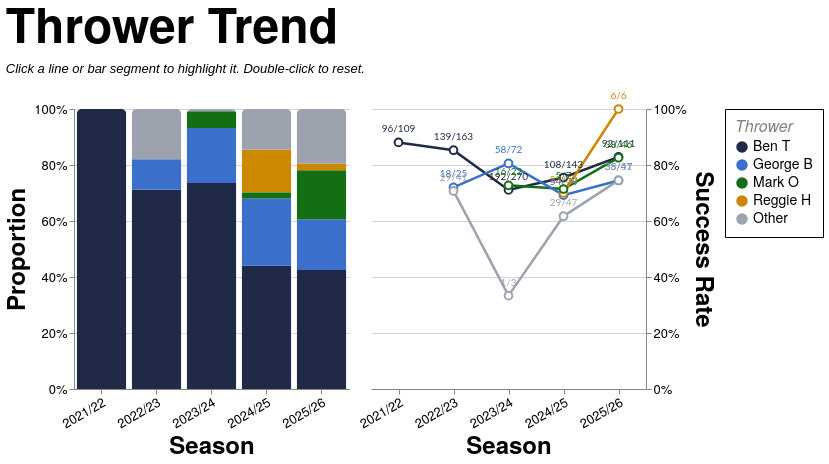

Write a Vega-Lite specification for this figure.
### Vega-Lite specification from a JSON file in a GitHub repository (floating-point values rounded to 4 significant figures; data arrays with more than 128 entries replaced by an {"elided": "..."} marker saying what was removed)
{"config": {"axis": {"labelFont": "PT Sans Narrow, Helvetica Neue, Helvetica, Arial, sans-serif", "titleFont": "PT Sans Narrow, Helvetica Neue, Helvetica, Arial, sans-serif", "labelFontSize": 13, "titleFontSize": 24, "gridColor": "#202947", "gridOpacity": 0.2, "zindex": 1}, "text": {"font": "Lato, sans-serif"}, "bar": {"cornerRadiusEnd": 5}, "header": {"labelFont": "PT Sans Narrow, Helvetica Neue, Helvetica, Arial, sans-serif", "titleFont": "PT Sans Narrow, Helvetica Neue, Helvetica, Arial, sans-serif", "labelFontSize": 24, "titleFontSize": 28, "labelFontWeight": "bold", "orient": "left"}, "legend": {"labelFont": "PT Sans Narrow, Helvetica Neue, Helvetica, Arial, sans-serif", "titleFont": "PT Sans Narrow, Helvetica Neue, Helvetica, Arial, sans-serif", "labelFontSize": 14, "titleFontSize": 16, "titlePadding": 5, "fillColor": "white", "strokeColor": "black", "padding": 10, "titleFontWeight": "lighter", "titleFontStyle": "italic", "titleColor": "gray", "offset": 10}, "title": {"font": "PT Sans Narrow, Helvetica Neue, Helvetica, Arial, sans-serif", "fontSize": 48, "fontWeight": "bold", "anchor": "start", "align": "center", "titlePadding": 20, "subtitlePadding": 10, "subtitleFontSize": 13, "subtitleColor": "", "subtitleFontStyle": "italic", "offset": 15, "color": "black"}, "axisX": {"labelAngle": 0}, "facet": {"title": null, "header": null, "align": {"row": "each", "column": "each"}}, "resolve": {"scale": {"y": "independent", "facet": "independent"}}, "background": "transparent", "scale": {"offsetBandPaddingOuter": 0.2, "offsetBandPaddingInner": 0.1}, "view": {"stroke": null, "background": "transparent"}}, "hconcat": [{"mark": {"type": "bar", "opacity": 0.85}, "encoding": {"color": {"field": "thrower_tier", "scale": {"domain": ["Ben T", "George B", "Mark O", "Reggie H", "Other"], "range": ["#202946", "#3a6fcc", "#146f14", "#cc8800", "#9ca3af"]}, "title": "Thrower", "type": "nominal"}, "opacity": {"condition": {"param": "param_13", "value": 1.0, "empty": true}, "value": 0.2}, "order": {"field": "tier_sort_order", "sort": "ascending", "type": "quantitative"}, "tooltip": [{"field": "season", "title": "Season", "type": "nominal"}, {"field": "thrower_tier_name", "title": "Thrower", "type": "nominal"}, {"field": "attempts", "format": ",.0f", "title": "Attempts", "type": "quantitative"}, {"field": "won", "format": ",.0f", "title": "Won", "type": "quantitative"}, {"field": "success_rate", "format": ".1%", "title": "Success Rate", "type": "quantitative"}], "x": {"axis": {"labelAngle": -30}, "field": "season", "sort": ["2021/22", "2022/23", "2023/24", "2024/25", "2025/26"], "title": "Season", "type": "nominal"}, "y": {"axis": {"format": "%", "orient": "left"}, "field": "attempts", "stack": "normalize", "title": "Proportion", "type": "quantitative"}}, "height": 280, "name": "view_12", "transform": [{"filter": "(loSquad == 'All' || datum.squad == loSquad) && (loGameType == 'All' || (loGameType == 'League + Cup' && (datum.game_type == 'League' || datum.game_type == 'Cup')) || (loGameType == 'League only' && datum.game_type == 'League') || datum.game_type == loGameType) && (loJumper == 'All' || datum.jumper == loJumper) && (loArea == 'All' || datum.area == loArea) && (loNumbers == 'All' || datum.numbers == loNumbers)"}, {"aggregate": [{"op": "count", "as": "attempts"}, {"op": "sum", "field": "won", "as": "won"}], "groupby": ["season", "thrower_tier", "thrower_tier_name"]}, {"joinaggregate": [{"op": "sum", "field": "attempts", "as": "season_attempts"}], "groupby": ["season"]}, {"calculate": "datum.attempts / datum.season_attempts", "as": "norm_count"}, {"calculate": "datum.won / datum.attempts", "as": "success_rate"}, {"calculate": "datum.won + '/' + datum.attempts", "as": "won_attempts_label"}, {"calculate": "datum.thrower_tier == 'Ben T' ? 0 : datum.thrower_tier == 'George B' ? 1 : datum.thrower_tier == 'Mark O' ? 2 : datum.thrower_tier == 'Reggie H' ? 3 : 999", "as": "tier_sort_order"}], "width": {"step": 55}}, {"layer": [{"mark": {"type": "line", "point": {"fill": "white", "filled": false, "size": 60}, "strokeWidth": 2.5}, "encoding": {"color": {"field": "thrower_tier", "scale": {"domain": ["Ben T", "George B", "Mark O", "Reggie H", "Other"], "range": ["#202946", "#3a6fcc", "#146f14", "#cc8800", "#9ca3af"]}, "title": "Thrower", "type": "nominal"}, "detail": {"field": "thrower_tier", "type": "nominal"}, "opacity": {"condition": {"param": "param_13", "value": 1.0, "empty": true}, "value": 0.2}, "tooltip": [{"field": "season", "title": "Season", "type": "nominal"}, {"field": "thrower_tier_name", "title": "Thrower", "type": "nominal"}, {"field": "attempts", "format": ",.0f", "title": "Attempts", "type": "quantitative"}, {"field": "won", "format": ",.0f", "title": "Won", "type": "quantitative"}, {"field": "success_rate", "format": ".1%", "title": "Success Rate", "type": "quantitative"}], "x": {"axis": {"labelAngle": -30}, "field": "season", "sort": ["2021/22", "2022/23", "2023/24", "2024/25", "2025/26"], "title": "Season", "type": "nominal"}, "y": {"axis": {"format": "%", "orient": "right"}, "field": "success_rate", "scale": {"domainMax": 1, "nice": true}, "title": "Success Rate", "type": "quantitative"}}, "name": "view_11", "transform": [{"filter": "(loSquad == 'All' || datum.squad == loSquad) && (loGameType == 'All' || (loGameType == 'League + Cup' && (datum.game_type == 'League' || datum.game_type == 'Cup')) || (loGameType == 'League only' && datum.game_type == 'League') || datum.game_type == loGameType) && (loJumper == 'All' || datum.jumper == loJumper) && (loArea == 'All' || datum.area == loArea) && (loNumbers == 'All' || datum.numbers == loNumbers)"}, {"aggregate": [{"op": "count", "as": "attempts"}, {"op": "sum", "field": "won", "as": "won"}], "groupby": ["season", "thrower_tier", "thrower_tier_name"]}, {"joinaggregate": [{"op": "sum", "field": "attempts", "as": "season_attempts"}], "groupby": ["season"]}, {"calculate": "datum.attempts / datum.season_attempts", "as": "norm_count"}, {"calculate": "datum.won / datum.attempts", "as": "success_rate"}, {"calculate": "datum.won + '/' + datum.attempts", "as": "won_attempts_label"}, {"calculate": "datum.thrower_tier == 'Ben T' ? 0 : datum.thrower_tier == 'George B' ? 1 : datum.thrower_tier == 'Mark O' ? 2 : datum.thrower_tier == 'Reggie H' ? 3 : 999", "as": "tier_sort_order"}]}, {"mark": {"type": "text", "align": "center", "baseline": "bottom", "dy": -8, "fontSize": 10}, "encoding": {"color": {"field": "thrower_tier", "scale": {"domain": ["Ben T", "George B", "Mark O", "Reggie H", "Other"], "range": ["#202946", "#3a6fcc", "#146f14", "#cc8800", "#9ca3af"]}, "title": "Thrower", "type": "nominal"}, "detail": {"field": "thrower_tier", "type": "nominal"}, "opacity": {"condition": {"param": "param_13", "value": 1.0, "empty": true}, "value": 0.2}, "text": {"field": "won_attempts_label", "type": "nominal"}, "x": {"axis": {"labelAngle": -30}, "field": "season", "sort": ["2021/22", "2022/23", "2023/24", "2024/25", "2025/26"], "title": "Season", "type": "nominal"}, "y": {"axis": {"format": "%", "orient": "right"}, "field": "success_rate", "scale": {"domainMax": 1, "nice": true}, "title": "Success Rate", "type": "quantitative"}}, "transform": [{"filter": "(loSquad == 'All' || datum.squad == loSquad) && (loGameType == 'All' || (loGameType == 'League + Cup' && (datum.game_type == 'League' || datum.game_type == 'Cup')) || (loGameType == 'League only' && datum.game_type == 'League') || datum.game_type == loGameType) && (loJumper == 'All' || datum.jumper == loJumper) && (loArea == 'All' || datum.area == loArea) && (loNumbers == 'All' || datum.numbers == loNumbers)"}, {"aggregate": [{"op": "count", "as": "attempts"}, {"op": "sum", "field": "won", "as": "won"}], "groupby": ["season", "thrower_tier", "thrower_tier_name"]}, {"joinaggregate": [{"op": "sum", "field": "attempts", "as": "season_attempts"}], "groupby": ["season"]}, {"calculate": "datum.attempts / datum.season_attempts", "as": "norm_count"}, {"calculate": "datum.won / datum.attempts", "as": "success_rate"}, {"calculate": "datum.won + '/' + datum.attempts", "as": "won_attempts_label"}, {"calculate": "datum.thrower_tier == 'Ben T' ? 0 : datum.thrower_tier == 'George B' ? 1 : datum.thrower_tier == 'Mark O' ? 2 : datum.thrower_tier == 'Reggie H' ? 3 : 999", "as": "tier_sort_order"}]}], "height": 280, "width": {"step": 55}}], "data": {"name": "data-770c0a1c376cecb9a24750ca4abbbc66"}, "params": [{"name": "loSquad", "value": "All"}, {"name": "loSeason", "value": "All"}, {"name": "loGameType", "value": "All"}, {"name": "loThrower", "value": "All"}, {"name": "loJumper", "value": "All"}, {"name": "loArea", "value": "All"}, {"name": "loNumbers", "value": "All"}, {"name": "param_13", "select": {"type": "point", "clear": "dblclick", "fields": ["thrower_tier"], "on": "click"}, "views": ["view_12", "view_11"]}], "resolve": {"scale": {"color": "shared"}}, "spacing": 8, "title": {"text": "Thrower Trend", "subtitle": "Click a line or bar segment to highlight it. Double-click to reset."}, "$schema": "https://vega.github.io/schema/vega-lite/v5.20.1.json", "datasets": {"data-770c0a1c376cecb9a24750ca4abbbc66": {"elided": "1291 records"}}}
